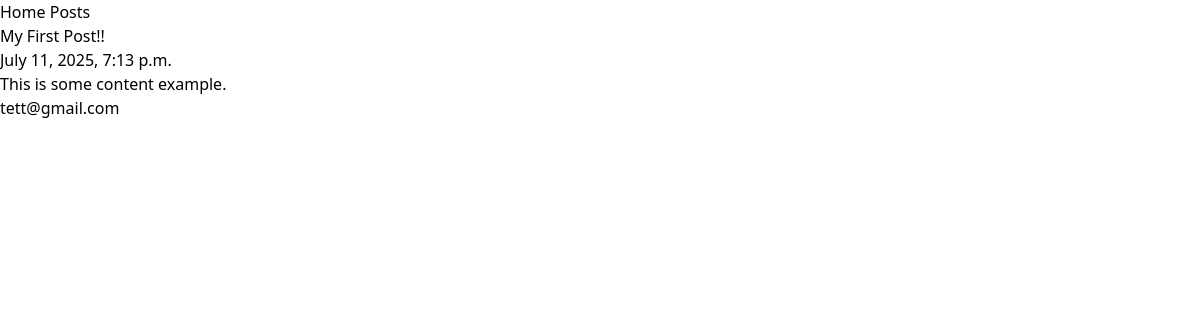
The page /posts/my-first-post on the database its author committed.
### posts/models.py (models this page shows, shortened)
class Post(models.Model):
    title = models.CharField(max_length=75)
    body = models.TextField()
    deputy_email = models.EmailField(max_length=254, blank=False, null=True)
    slug = models.SlugField()
    date = models.DateTimeField(auto_now_add=True)

### posts/views.py (the view)
# urls.py: path('<slug:slug>', views.post_page, name='page'),
def post_page(request, slug):
	post = Post.objects.get(slug=slug)
	return render(request,'posts/post_page.html', { 'post': post})

### posts/templates/posts/post_page.html (shortened to what this page needs)
{% extends "layout.html" %}
{% block content %}
  <section>
  <h1>{{post.title}}</h1>
    <p>{{post.date}}</p>
    <p>{{post.body}}</p>
    <p>{{ post.deputy_email }}</p>
  </section>
{% endblock %}

### rows shown on the page
Post: title "My First Post!!", date "July 11, 2025, 7:13 p.m.", body "This is some content example.", deputy_email "tett@gmail.com"
